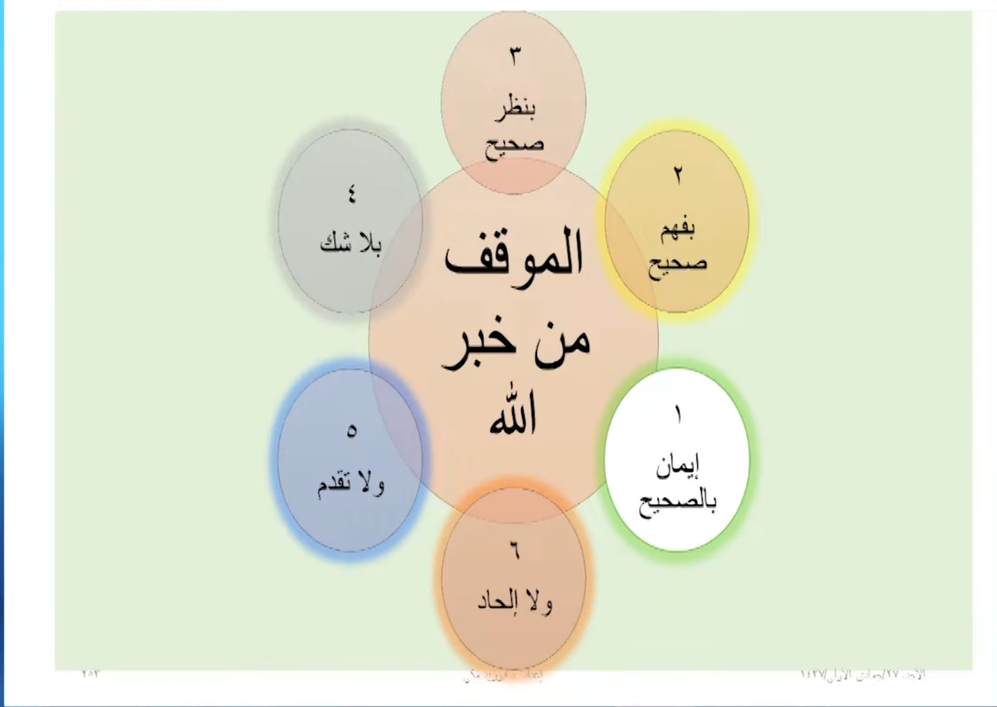
#> input picture main_obsidian/Pasted image 20261007084829.png, 997 x 707 px, shrunk from 1486 x 1054 before the run
$ python -i preprocessing.py   (imports and definitions only)
#> lines starting #> are read from the running program, lines starting #| are printed output that depends on the picture
### arabic_pdf_ocr/config.py
import os
import sys
import io
from dataclasses import dataclass, field
from pathlib import Path

PROJECT_ROOT = Path(__file__).resolve().parent.parent


def _load_dotenv(path: Path) -> None:
    if not path.exists():
        return
    for raw_line in path.read_text(encoding="utf-8").splitlines():
        line = raw_line.strip()
        if not line or line.startswith("#") or "=" not in line:
            continue
        key, _, value = line.partition("=")
        key = key.strip()
        value = value.strip().strip('"').strip("'")
        if key and key not in os.environ:
            os.environ[key] = value


_load_dotenv(PROJECT_ROOT / ".env")

MINICONDA_ROOT = Path(os.environ.get("MINICONDA_ROOT", r"C:\Users\QUANTUM\miniconda3"))
WORK_ROOT = Path(os.environ.get("OCR_WORK_ROOT", PROJECT_ROOT / "main_obsidian" / "دين" / "التزكية" / "البركة"))
TEMP_ROOT = Path(os.environ.get("OCR_TEMP_ROOT", r"C:\Users\QUANTUM\AppData\Local\Temp\opencode\ocr_tmp"))

DEFAULT_PDF = WORK_ROOT / "ar_Albarakah.pdf"
DEFAULT_OUTPUT = WORK_ROOT / "ar_Albarakah.md"

TESSERACT_EXE = MINICONDA_ROOT / "Library" / "bin" / "tesseract.exe"
TESSDATA_DIR = MINICONDA_ROOT / "Library" / "share" / "tessdata"

MISTRAL_API_KEY = os.environ.get("MISTRAL_API_KEY", "")
MISTRAL_MODEL = os.environ.get("MISTRAL_OCR_MODEL", "mistral-ocr-4-0")


def _parse_api_keys() -> tuple:
    raw = os.environ.get("MISTRAL_API_KEYS", "")
    keys = [k.strip() for k in raw.split(",") if k.strip()]
    if not keys and MISTRAL_API_KEY:
        keys = [MISTRAL_API_KEY]
    return tuple(dict.fromkeys(keys))


MISTRAL_API_KEYS = _parse_api_keys()

RENDER_ZOOM = 4
TESSERACT_LANGUAGE = "ara"
IMAGE_DPI = (300, 300)


@dataclass(frozen=True)
class OcrJob:
    pdf_path: Path = DEFAULT_PDF
    output_path: Path = DEFAULT_OUTPUT
    pages_dir: Path = field(default_factory=lambda: WORK_ROOT / "pages_png")
    temp_dir: Path = TEMP_ROOT
    page_count: int = 5
    skip_existing_renders: bool = True
    engine: str = "mistral"
    mistral_api_key: str = MISTRAL_API_KEY
    mistral_api_keys: tuple = MISTRAL_API_KEYS
    mistral_model: str = MISTRAL_MODEL


# [4 lines left out: function force_utf8_stdout, not called in this run]

### arabic_pdf_ocr/preprocessing.py
from pathlib import Path

from PIL import Image, ImageEnhance, ImageOps

from .config import IMAGE_DPI

CONTRAST_FACTOR = 1.5
SHARPNESS_FACTOR = 1.3
AUTOCONTRAST_CUTOFF_ENHANCE = 1
AUTOCONTRAST_CUTOFF_BINARIZE = 2
BINARIZE_THRESHOLD = 160
DESKEW_MAX_ANGLE = 3.0
DESKEW_DELTA = 0.5


def _load_grayscale(source: Path) -> Image.Image:
    return Image.open(source).convert("L")


def _projection_score(image: Image.Image) -> float:
    width, height = image.size
    pixels = image.load()
    score = 0.0
    for y in range(height):
        row_ink = sum(1 for x in range(0, width, 4) if pixels[x, y] < 128)
        if y > 0:
            score += abs(row_ink - prev_ink)
        prev_ink = row_ink
    return score


def deskew(image: Image.Image) -> Image.Image:
    best_angle = 0.0
    best_score = -1.0
    angle = -DESKEW_MAX_ANGLE
    while angle <= DESKEW_MAX_ANGLE + 1e-9:
        rotated = image.rotate(angle, resample=Image.BICUBIC, expand=False, fillcolor=255)
        score = _projection_score(rotated)
        if score > best_score:
            best_score = score
            best_angle = angle
        angle += DESKEW_DELTA
    if abs(best_angle) < 0.25:
        return image
    return image.rotate(best_angle, resample=Image.BICUBIC, expand=False, fillcolor=255)


def enhance(source: Path, destination: Path) -> Path:
    image = ImageOps.autocontrast(_load_grayscale(source), cutoff=AUTOCONTRAST_CUTOFF_ENHANCE)
    image = deskew(image)
    image = ImageEnhance.Contrast(image).enhance(CONTRAST_FACTOR)
    image = ImageEnhance.Sharpness(image).enhance(SHARPNESS_FACTOR)
    image.save(destination, dpi=IMAGE_DPI)
    return destination


def binarize(source: Path, destination: Path) -> Path:
    image = ImageOps.autocontrast(_load_grayscale(source), cutoff=AUTOCONTRAST_CUTOFF_BINARIZE)
    image = deskew(image)
    image = image.point(lambda pixel: 255 if pixel > BINARIZE_THRESHOLD else 0)
    image.save(destination, dpi=IMAGE_DPI)
    return destination

>>> import cv2
>>> picture = cv2.imread('../main_obsidian/Pasted image 20261007084829.png', cv2.IMREAD_GRAYSCALE)
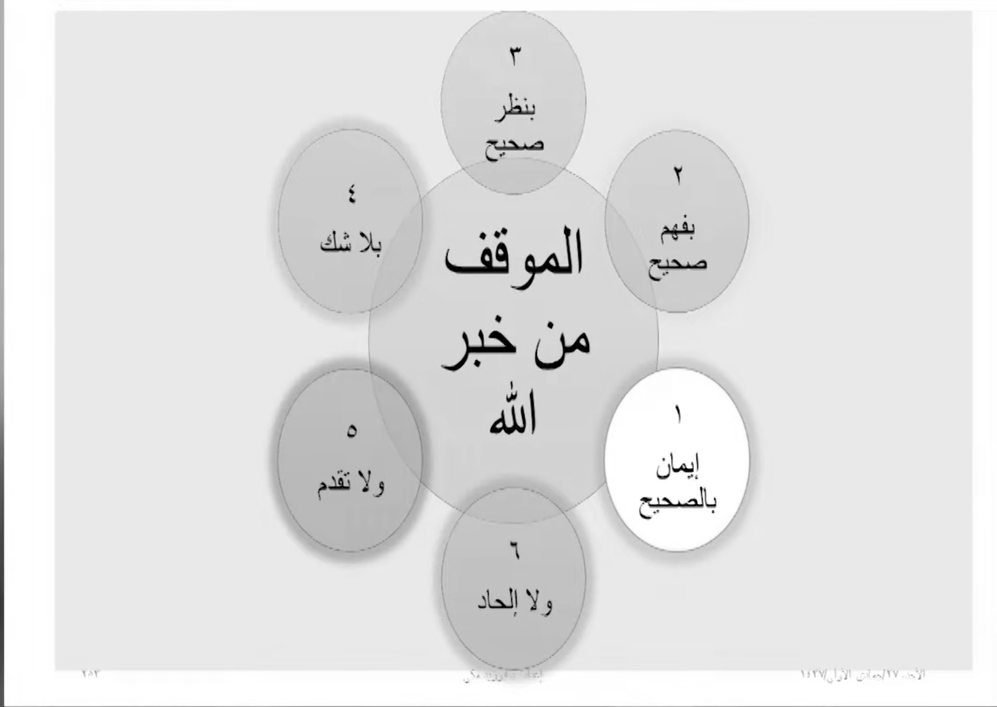
#> picture: shape (707, 997); min 0, max 255, mean 225.8
>>> result = enhance(picture, 'out.png')
#> (the run stopped early here; a loop or call above may not have finished)
